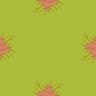

A 2D game scene composited from a Tiled map and its tileset images. What follows is a short description and the map's XML, with each tile layer's data collapsed to a summary:
An orthogonal 6x6 tile map with 16x16 px tiles, 1 tile layer (ground), 2 tilesets and 5 objects (4x Portal, Player).

<map version="1.10" tiledversion="1.11.0" orientation="orthogonal" renderorder="right-up" width="6" height="6" tilewidth="16" tileheight="16" infinite="0" nextlayerid="7" nextobjectid="10">
 <tileset firstgid="1" source="tileset.tsx" />
 <tileset firstgid="4097" source="objects.tsx" />
 <layer id="1" name="ground" width="6" height="6">
  <data>[36 cells, 36 non-empty, 5 distinct tile ids]</data>
 </layer>
 <objectgroup id="6" name="object">
  <object id="9" name="Player" gid="4100" x="40" y="56" width="16" height="16" />
 </objectgroup>
 <objectgroup id="5" name="portal">
  <object id="4" name="VILLAGE" type="Portal" x="0" y="32" width="16" height="32">
   <properties>
    <property name="isSensor" type="bool" value="true" />
    <property name="targetPortalId" type="int" value="5" />
   </properties>
  </object>
  <object id="5" name="VILLAGE" type="Portal" x="80" y="32" width="16" height="32">
   <properties>
    <property name="isSensor" type="bool" value="true" />
    <property name="targetPortalId" type="int" value="4" />
   </properties>
  </object>
  <object id="6" name="VILLAGE" type="Portal" x="32" y="80" width="32" height="16">
   <properties>
    <property name="isSensor" type="bool" value="true" />
    <property name="targetPortalId" type="int" value="7" />
   </properties>
  </object>
  <object id="7" name="VILLAGE" type="Portal" x="32" y="0" width="32" height="16">
   <properties>
    <property name="isSensor" type="bool" value="true" />
    <property name="targetPortalId" type="int" value="6" />
   </properties>
  </object>
 </objectgroup>
</map>
